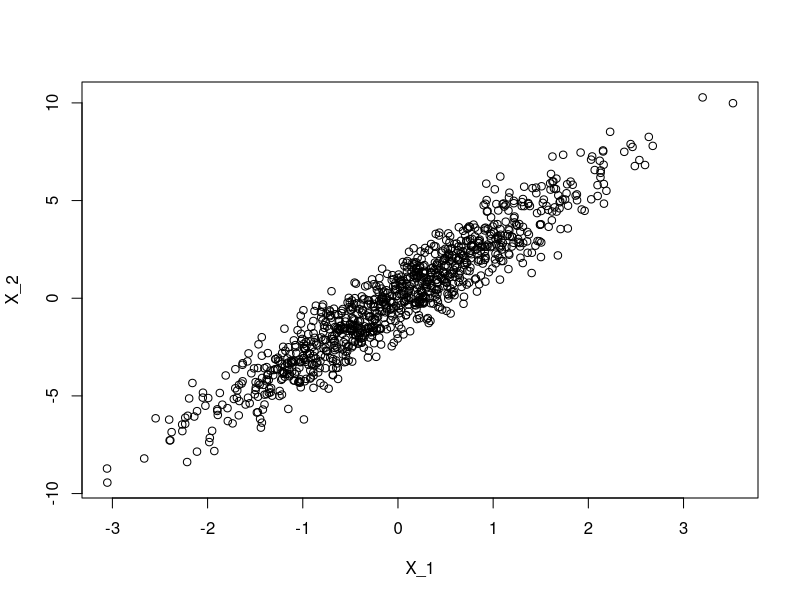
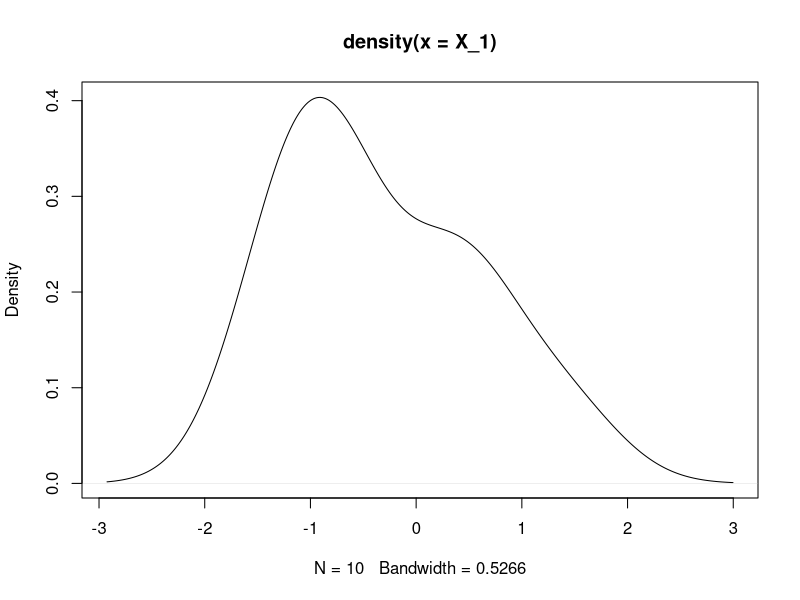
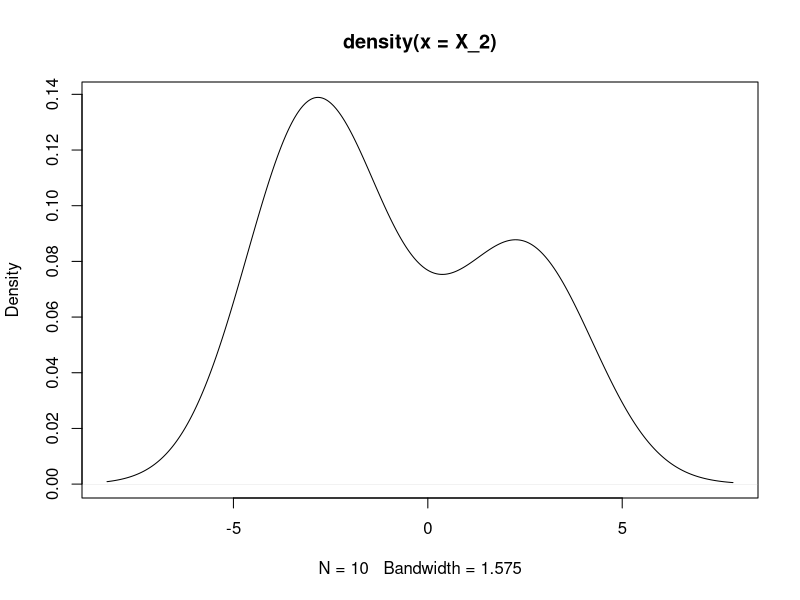

The R source for these figures, in order:
## ---- chunk 1

set.seed(0)

# creation of the vector
v = rnorm(6000*201, mean=0, sd=1)

# creation of the matrix 6000 lines and 201 columns
mat = matrix(data = v, nrow = 6000, ncol = 201)

# turn the matrix into a data frame
dataFrame = data.frame(mat)
dataFrame

# creation of the linear model
reg = lm(formula = X1 ~ . , data = dataFrame)

# uncomment that following part to see the summary of the regression
# summary(reg)

## ---- chunk 2

# stock in the vector coef all the p-values
coef <- summary(reg)$coefficients[, 4]

# here we select the p-values assessed as significantly non-zero at level 5%
coef[coef < 0.05]

# count the number of those selected coefficients
length(coef[coef < 0.05])

## ---- chunk 3

set.seed(3)

# creation of three vectors
eps_1 <- rnorm(1000)
eps_2 <- rnorm(1000)
eps_3 <- rnorm(1000)

# creation of the model
X_1 = eps_1
X_2 = 3*X_1 + eps_2
Y = 2 + X_1 + X_2 + eps_3

# plot the cloud of points (X_1,X_2)
plot(X_1, X_2)


# creation of three new vectors
eps_1 <- rnorm(10)
eps_2 <- rnorm(10)
eps_3 <- rnorm(10)

# creation of the new model
X_1 = eps_1
X_2 = 3*X_1 + eps_2
Y = 2 + X_1 + X_2 + eps_3

mat_reg1 <- matrix(data = c(Y, X_1), nrow = 10, ncol = 2)
mat_reg2 <- matrix(data = c(Y, X_2), nrow = 10, ncol = 2)
mat_reg3 <- matrix(data = c(Y, X_1, X_2), nrow = 10, ncol =3)

# turn the matrix into a data frame
dataFrame1 = data.frame(mat_reg1)
dataFrame2 = data.frame(mat_reg2)
dataFrame3 = data.frame(mat_reg3)

# creation of the linear model
reg1 = lm(formula = X1 ~ . , data = dataFrame1)
reg2 = lm(formula = X1 ~ . , data = dataFrame2)
reg3 = lm(formula = X1 ~ . , data = dataFrame3)

summary(reg1)
summary(reg2)
summary(reg3)
## ---- chunk 4

plot(density(X_1), )
lines(1, y = NULL, type = "l")
plot(density(X_2))

quantile(X_1, 0.025)
quantile(X_1, 0.975)



